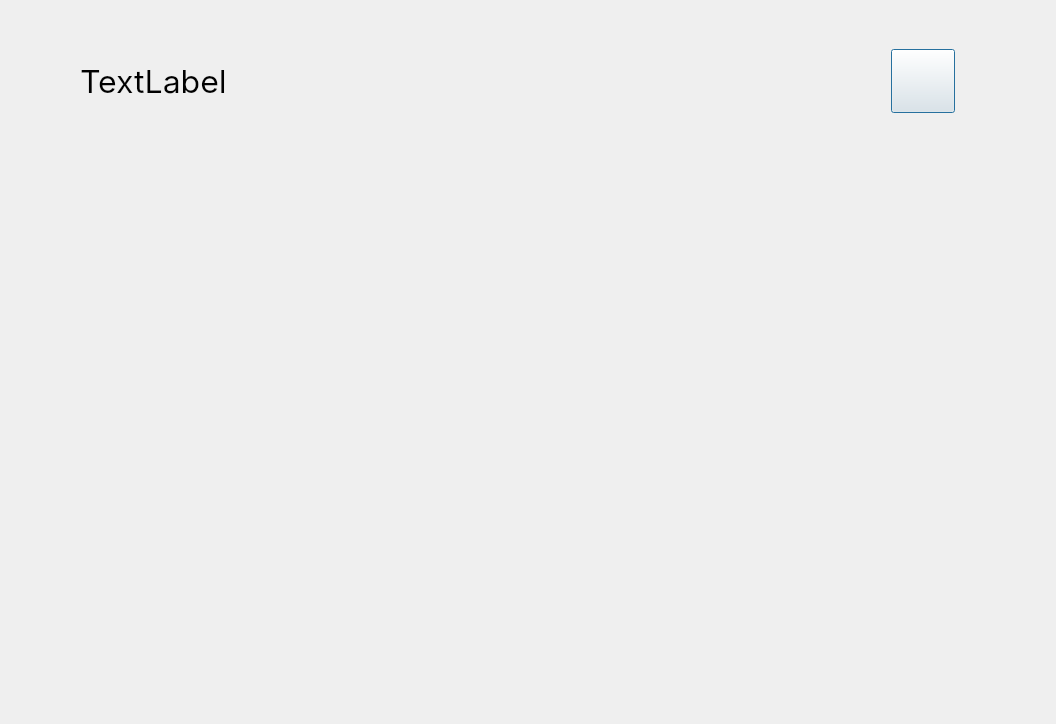
<?xml version="1.0" encoding="UTF-8"?>
<ui version="4.0">
 <class>librarymain</class>
 <widget class="QDialog" name="librarymain">
  <property name="geometry">
   <rect>
    <x>0</x>
    <y>0</y>
    <width>1056</width>
    <height>724</height>
   </rect>
  </property>
  <property name="windowTitle">
   <string>Dialog</string>
  </property>
  <widget class="QStackedWidget" name="stackedWidget">
   <property name="geometry">
    <rect>
     <x>0</x>
     <y>123</y>
     <width>1056</width>
     <height>601</height>
    </rect>
   </property>
   <widget class="QWidget" name="page"/>
   <widget class="QWidget" name="page_2"/>
  </widget>
  <widget class="QPushButton" name="returnButton">
   <property name="geometry">
    <rect>
     <x>891</x>
     <y>49</y>
     <width>64</width>
     <height>64</height>
    </rect>
   </property>
   <property name="text">
    <string/>
   </property>
   <property name="icon">
    <iconset resource="resources.qrc">
     <normaloff>:/images/images/icons8-return-64.png</normaloff>
     <normalon>:/images/images/icons8-return-64.png</normalon>:/images/images/icons8-return-64.png</iconset>
   </property>
   <property name="iconSize">
    <size>
     <width>64</width>
     <height>64</height>
    </size>
   </property>
  </widget>
  <widget class="QLabel" name="welcomeLabel">
   <property name="geometry">
    <rect>
     <x>80</x>
     <y>64</y>
     <width>234</width>
     <height>34</height>
    </rect>
   </property>
   <property name="font">
    <font>
     <family>Inter</family>
     <pointsize>24</pointsize>
    </font>
   </property>
   <property name="text">
    <string>TextLabel</string>
   </property>
  </widget>
 </widget>
 <resources>
  <include location="resources.qrc"/>
 </resources>
 <connections/>
</ui>
